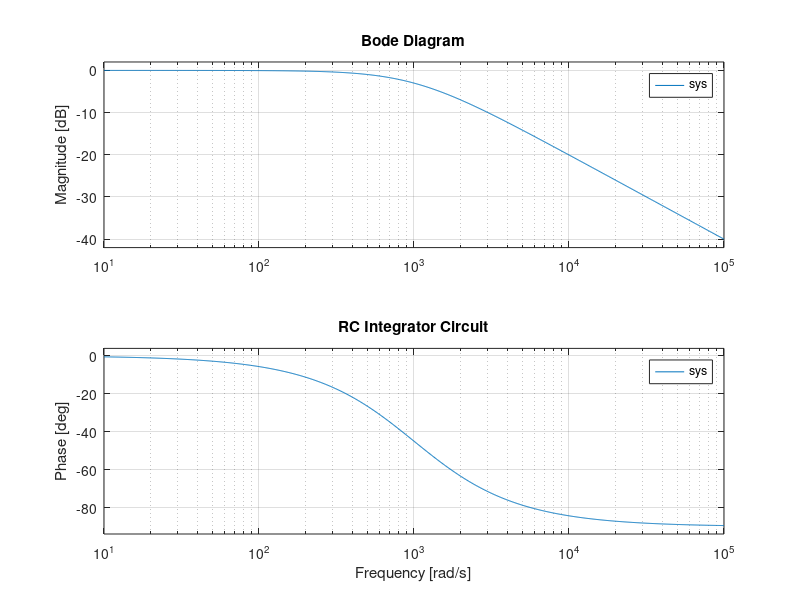

Reproduce this figure in MATLAB.
%Name: Md. Roknuzzaman Rikon
%ID: 22024014
% RC Integrator Circuit 
R = 1e3; % Resistance in ohms 
C = 1e-6; % Capacitance in farads 
sys = tf([1], [R*C 1]); 
bode(sys); 
title('RC Integrator Circuit'); 